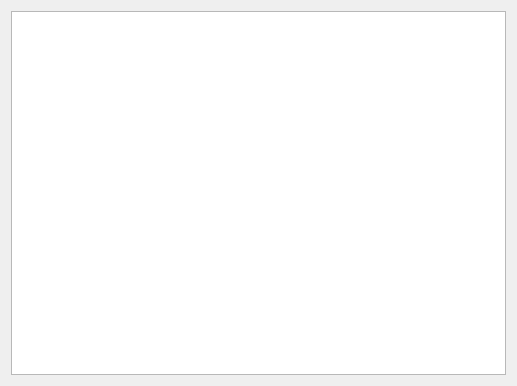
<?xml version="1.0" encoding="UTF-8"?>
<ui version="4.0">
 <class>CSVRawDataTab</class>
 <widget class="QWidget" name="CSVRawDataTab">
  <property name="geometry">
   <rect>
    <x>0</x>
    <y>0</y>
    <width>517</width>
    <height>386</height>
   </rect>
  </property>
  <property name="windowTitle">
   <string>Form</string>
  </property>
  <layout class="QHBoxLayout" name="horizontalLayout">
   <item>
    <widget class="QTableView" name="tableView">
     <property name="sizePolicy">
      <sizepolicy hsizetype="Preferred" vsizetype="Preferred">
       <horstretch>1</horstretch>
       <verstretch>0</verstretch>
      </sizepolicy>
     </property>
    </widget>
   </item>
  </layout>
 </widget>
 <resources/>
 <connections/>
</ui>
